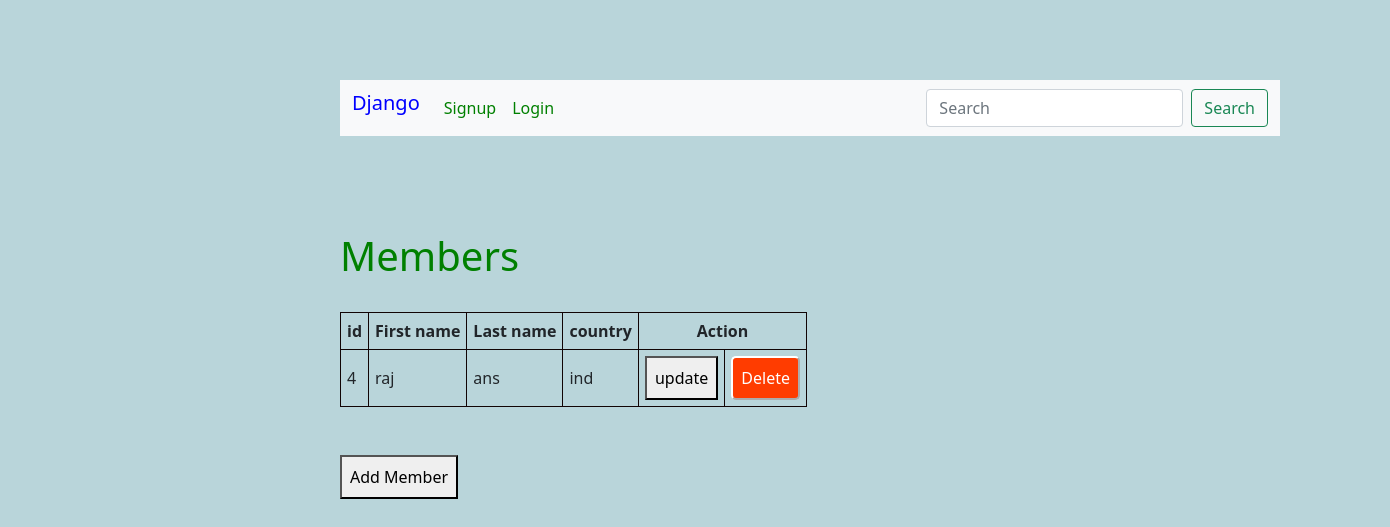
The page /new/ on the database its author committed.
### newapp/models.py (models this page shows)
class Member(models.Model):
    firstname=models.CharField(max_length=100)
    lastname=models.CharField(max_length=100)
    country=models.CharField(max_length=100)

### newapp/views.py (the view)
# urls.py: path('new/',views.new, name='new'),
def new(request):
    if 'q' in request.GET:
        q=request.GET['q']
        multiple_q=Q(Q(firstname__icontains=q) | Q(lastname__icontains=q))
        mem=Member.objects.filter(multiple_q)
    else:
        mem=Member.objects.all()
    context={
        'mem':mem
    }
    return render(request,'newpage.html',context)

### newapp/templates/newpage.html
{% extends 'home.html' %}
{% block content %}
{% load static %}
<link rel="stylesheet" href="{% static 'style.css' %}">
<h1>Members</h1>
<br>
<table id="customers" border="1">
    <thead>
        <th>id</th>
        <th>First name</th>
        <th>Last name</th>
        <th>country</th>
        <th colspan="2" id="mid" >Action</th>
    </thead>
{% for x in mem %}
    <tr>
        <td>{{x.id}}</td>
        <td>{{x.firstname}}</td>
        <td>{{x.lastname}}</td>
        <td>{{x.country}}</td>
        <td>
            <a href="update/{{x.id}}"><button>update</button> </a>
        </td>
            <td>
            <a href="{% url 'delete' x.id %}"><button id="del"> Delete</button> </a>
        </td>
    </tr>
    {% endfor %}
</table>
<br><br>
        <a href="{% url 'add' %}"><button id="new3">Add Member</button></a>
{% endblock %}

### newapp/static/style.css (style rules this page uses)
body { background-color: rgb(185, 213, 218); }
button { padding: 8px; }
#customers td, #customers th { border: 1px solid rgb(17, 4, 4); padding: 6px; }
#customers #del { background-color: rgb(255, 60, 0); border-color: white; border-radius: 5px; padding: 8px; color: white; }
#customers #mid { text-align: center; }
h1 { color: green; }

### rows shown on the page
Member: id "4", firstname "raj", lastname "ans", country "ind"
